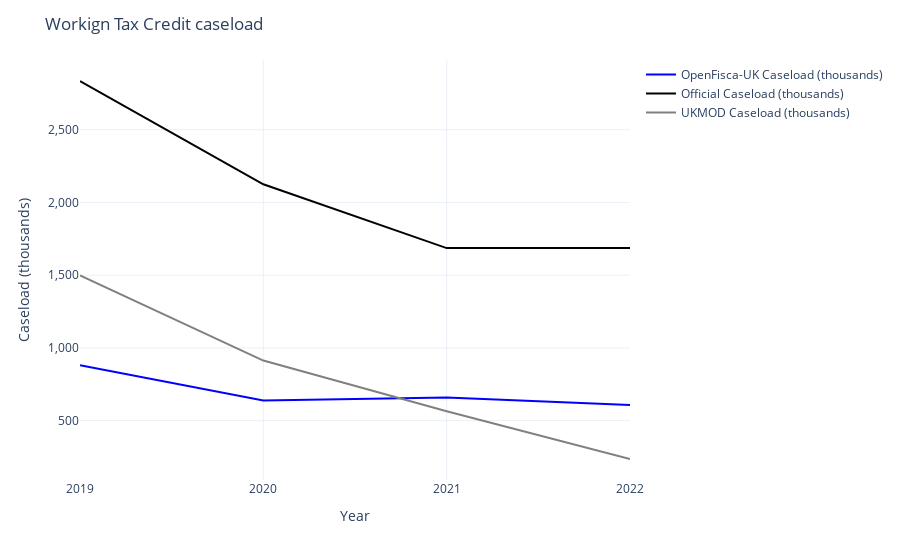

Here is the notebook cell this chart was saved with:
### Code cell
px.line(
    caseloads,
    x="Year",
    y=[OPENFISCA_UK, OFFICIAL, UKMOD],
    color_discrete_map={
        OPENFISCA_UK: "blue",
        OFFICIAL: "black",
        UKMOD: "grey",
    },
).update_layout(
    template="plotly_white",
    title="Workign Tax Credit caseload",
    xaxis_tickvals=list(range(2019, 2023)),
    yaxis_title="Caseload (thousands)",
    legend_title="",
    yaxis_tickformat=",",
)

### Figure 1 — Plotly figure (JSON) as saved in the notebook; plotly's stock layout.template omitted (floating-point values rounded to 4 significant figures)
{"data": [{"hovertemplate": "variable=OpenFisca-UK Caseload (thousands)<br>Year=%{x}<br>value=%{y}<extra></extra>", "legendgroup": "OpenFisca-UK Caseload (thousands)", "line": {"color": "blue", "dash": "solid"}, "marker": {"symbol": "circle"}, "mode": "lines", "name": "OpenFisca-UK Caseload (thousands)", "orientation": "v", "showlegend": true, "type": "scatter", "x": [2019, 2020, 2021, 2022], "xaxis": "x", "y": [881, 638, 658, 607], "yaxis": "y"}, {"hovertemplate": "variable=Official Caseload (thousands)<br>Year=%{x}<br>value=%{y}<extra></extra>", "legendgroup": "Official Caseload (thousands)", "line": {"color": "black", "dash": "solid"}, "marker": {"symbol": "circle"}, "mode": "lines", "name": "Official Caseload (thousands)", "orientation": "v", "showlegend": true, "type": "scatter", "x": [2019, 2020, 2021, 2022], "xaxis": "x", "y": [2835, 2125, 1686, 1686], "yaxis": "y"}, {"hovertemplate": "variable=UKMOD Caseload (thousands)<br>Year=%{x}<br>value=%{y}<extra></extra>", "legendgroup": "UKMOD Caseload (thousands)", "line": {"color": "grey", "dash": "solid"}, "marker": {"symbol": "circle"}, "mode": "lines", "name": "UKMOD Caseload (thousands)", "orientation": "v", "showlegend": true, "type": "scatter", "x": [2019, 2020, 2021, 2022], "xaxis": "x", "y": [1498, 913, 564, 236], "yaxis": "y"}], "layout": {"autosize": true, "legend": {"title": {"text": ""}, "tracegroupgap": 0}, "margin": {"t": 60}, "title": {"text": "Workign Tax Credit caseload"}, "xaxis": {"anchor": "y", "autorange": true, "domain": [0, 1], "range": [2019, 2022], "tickvals": [2019, 2020, 2021, 2022], "title": {"text": "Year"}, "type": "linear"}, "yaxis": {"anchor": "x", "autorange": true, "domain": [0, 1], "range": [91.61, 2979.0], "tickformat": ",", "title": {"text": "Caseload (thousands)"}, "type": "linear"}}}
